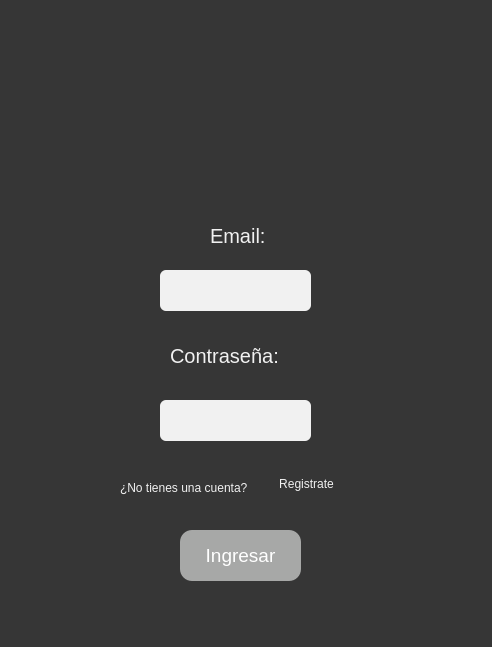
<?xml version="1.0" encoding="UTF-8"?>
<ui version="4.0">
 <class>Dialog</class>
 <widget class="QDialog" name="Dialog">
  <property name="geometry">
   <rect>
    <x>0</x>
    <y>0</y>
    <width>492</width>
    <height>647</height>
   </rect>
  </property>
  <property name="windowTitle">
   <string>Dialog</string>
  </property>
  <property name="styleSheet">
   <string notr="true">background-color: rgb(54, 54, 54);</string>
  </property>
  <widget class="QLabel" name="label">
   <property name="geometry">
    <rect>
     <x>160</x>
     <y>40</y>
     <width>161</width>
     <height>151</height>
    </rect>
   </property>
   <property name="styleSheet">
    <string notr="true">color: rgb(241, 241, 241); font-size:28pt;</string>
   </property>
   <property name="text">
    <string/>
   </property>
   <property name="pixmap">
    <pixmap>MIKES_BIKE.png</pixmap>
   </property>
   <property name="scaledContents">
    <bool>true</bool>
   </property>
   <property name="alignment">
    <set>Qt::AlignCenter</set>
   </property>
   <property name="wordWrap">
    <bool>true</bool>
   </property>
  </widget>
  <widget class="QLabel" name="label_3">
   <property name="geometry">
    <rect>
     <x>210</x>
     <y>210</y>
     <width>61</width>
     <height>51</height>
    </rect>
   </property>
   <property name="styleSheet">
    <string notr="true">font-size:15pt; color: rgb(241, 241, 241)</string>
   </property>
   <property name="text">
    <string>Email:</string>
   </property>
  </widget>
  <widget class="QLabel" name="label_4">
   <property name="geometry">
    <rect>
     <x>170</x>
     <y>330</y>
     <width>141</width>
     <height>51</height>
    </rect>
   </property>
   <property name="styleSheet">
    <string notr="true">font-size:15pt; color: rgb(241, 241, 241)</string>
   </property>
   <property name="text">
    <string>Contraseña:</string>
   </property>
  </widget>
  <widget class="QLineEdit" name="email">
   <property name="geometry">
    <rect>
     <x>160</x>
     <y>270</y>
     <width>151</width>
     <height>41</height>
    </rect>
   </property>
   <property name="styleSheet">
    <string notr="true">font-size:14pt; color: rgb(241, 241, 241); background-color: rgb(241, 241, 241); border-radius: 6px</string>
   </property>
  </widget>
  <widget class="QLineEdit" name="password">
   <property name="geometry">
    <rect>
     <x>160</x>
     <y>400</y>
     <width>151</width>
     <height>41</height>
    </rect>
   </property>
   <property name="styleSheet">
    <string notr="true">font-size:14pt; color: rgb(241, 241, 241); background-color: rgb(241, 241, 241); border-radius: 6px</string>
   </property>
  </widget>
  <widget class="QPushButton" name="loginButton">
   <property name="geometry">
    <rect>
     <x>180</x>
     <y>530</y>
     <width>121</width>
     <height>51</height>
    </rect>
   </property>
   <property name="styleSheet">
    <string notr="true">background-color: rgb(167, 168, 167); font-size:14pt; 
color: rgb(255, 255, 255); border-radius: 12px</string>
   </property>
   <property name="text">
    <string>Ingresar</string>
   </property>
  </widget>
  <widget class="QLabel" name="label_2">
   <property name="geometry">
    <rect>
     <x>120</x>
     <y>480</y>
     <width>141</width>
     <height>16</height>
    </rect>
   </property>
   <property name="styleSheet">
    <string notr="true">color: rgb(241, 241, 241)</string>
   </property>
   <property name="text">
    <string>¿No tienes una cuenta?</string>
   </property>
  </widget>
  <widget class="QPushButton" name="createaccButton">
   <property name="geometry">
    <rect>
     <x>260</x>
     <y>470</y>
     <width>93</width>
     <height>28</height>
    </rect>
   </property>
   <property name="styleSheet">
    <string notr="true">color: rgb(241, 241, 241); border-radius: 4px</string>
   </property>
   <property name="text">
    <string>Registrate</string>
   </property>
  </widget>
 </widget>
 <resources/>
 <connections/>
</ui>
